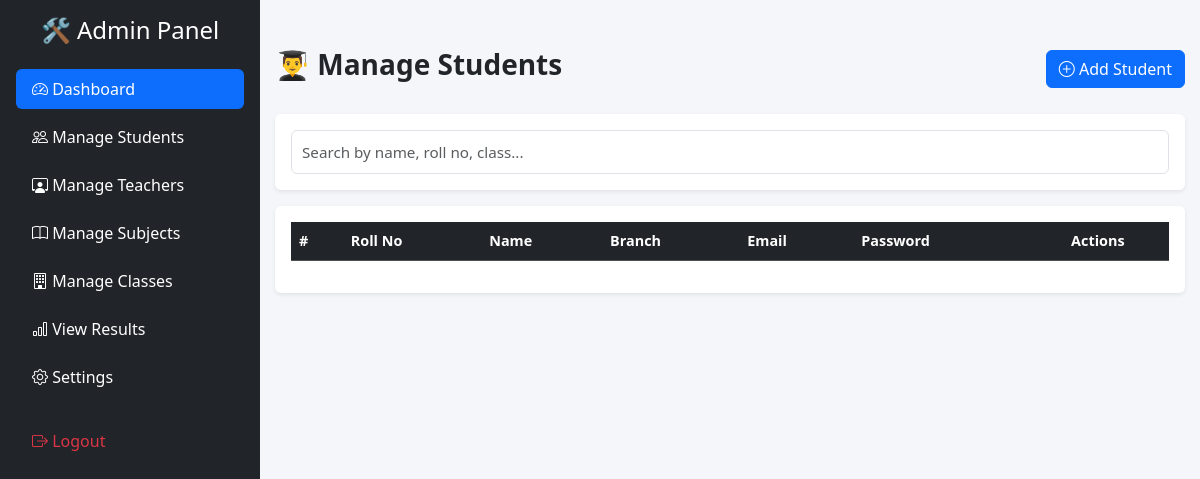
Before: /student_manage/ with the older database file.
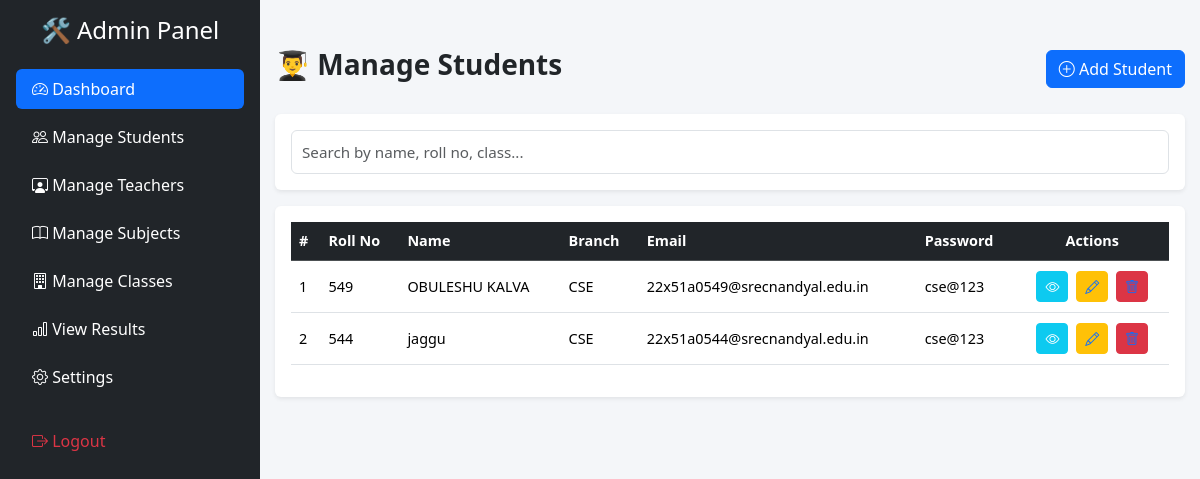
After: the same page with the newer database file.
### studentapp/models.py (models this page shows, shortened)
class Student(models.Model):
    image = models.ImageField(upload_to='students/', null=True, blank=True)  # ✅ ADD THIS
    name = models.CharField(max_length=100)
    password = models.CharField(max_length=100)
    rollno = models.CharField(max_length=20)
    course = models.CharField(max_length=100)
    branch = models.CharField(max_length=50)
    year = models.CharField(max_length=50)
    email = models.EmailField()
    phone = models.CharField(max_length=15, blank=True, null=True)
    dob= models.DateField(blank=True, null=True)
    gender = models.CharField(max_length=10, blank=True, null=True)
    address = models.TextField(blank=True, null=True)

### adminapp/views.py (the view)
# urls.py: path("student_manage/",student_manage,name="student_manage"),
def student_manage(request):
    return render(request, 'Admin/student_manage.html', {'students': Student.objects.all()})

### templates/Admin/student_manage.html (shortened to what this page needs)
{% extends 'Admin/base.html' %}
{% block content %}
<div class="container py-5">
  <div class="d-flex justify-content-between align-items-center mb-4">
    <h3 class="fw-bold">👨‍🎓 Manage Students</h3>
    <button class="btn btn-primary" data-bs-toggle="modal" data-bs-target="#addStudentModal">
      <i class="bi bi-plus-circle"></i> Add Student
    </button>
  </div>
  <div class="card shadow-sm border-0 mb-3">
    <div class="card-body">
      <input type="text" class="form-control" placeholder="Search by name, roll no, class...">
    </div>
  </div>
  <div class="card shadow-sm border-0">
    <div class="card-body table-responsive">
      <table class="table table-hover align-middle">
        <thead class="table-dark">
          <tr>
            <th>#</th>
            <th>Roll No</th>
            <th>Name</th>
            <th>Branch</th>
            <th>Email</th>
            <th>Password</th>
            <th class="text-center">Actions</th>
          </tr>
        </thead>
        <tbody>
          {% for student in students %}
          <tr>
            <td>{{forloop.counter}}</td>
            <td>{{student.rollno}}</td>
            <td>{{student.name}}</td>
            <td>{{student.branch}}</td>
            <td>{{student.email}}</td>
            <td>{{student.password}}</td>
            <td class="text-center">
              <button class="btn btn-sm btn-info text-white" ><i class="bi bi-eye"></i></button>
              <button class="btn btn-sm btn-warning text-white" ><a href="{% url 'edit_student' student.id %}"><i class="bi bi-pencil"></i></a></button>
              <button class="btn btn-sm btn-danger" ><a href="{% url 'delete_student' student.id %}"><i class="bi bi-trash"></i></a>   </button>
            </td>
          </tr>
          {% endfor %}
        </tbody>
      </table>
    </div>
  </div>
</div>
{% endblock %}

### templates/Admin/base.html (shortened to what this page needs)
<!DOCTYPE html>
<html lang="en">
<head>
<link href="https://cdn.jsdelivr.net/npm/bootstrap@5.3.2/dist/css/bootstrap.min.css" rel="stylesheet">
<link href="https://cdn.jsdelivr.net/npm/bootstrap-icons@1.11.1/font/bootstrap-icons.css" rel="stylesheet">
</head>
<body>
<div class="sidebar p-3" id="sidebar">
    <h4 class="text-center mb-4">🛠 Admin Panel</h4>
    <ul class="nav nav-pills flex-column gap-2">
        <li class="nav-item"><a class="nav-link active" href="{% url 'admin_dashboard' %}"><i class="bi bi-speedometer2"></i> Dashboard</a></li>
        <li class="nav-item"><a class="nav-link text-white" href="{% url 'student_manage' %}"><i class="bi bi-people"></i> Manage Students</a></li>
        <li class="nav-item"><a class="nav-link text-white" href="#"><i class="bi bi-person-workspace"></i> Manage Teachers</a></li>
        <li class="nav-item"><a class="nav-link text-white" href="#"><i class="bi bi-book"></i> Manage Subjects</a></li>
        <li class="nav-item"><a class="nav-link text-white" href="#"><i class="bi bi-building"></i> Manage Classes</a></li>
        <li class="nav-item"><a class="nav-link text-white" href="#"><i class="bi bi-bar-chart"></i> View Results</a></li>
        <li class="nav-item"><a class="nav-link text-white" href="#"><i class="bi bi-gear"></i> Settings</a></li>
        <li class="nav-item mt-3"><a class="nav-link text-danger" href="{% url 'logout' %}"><i class="bi bi-box-arrow-right"></i> Logout</a></li>
    </ul>
</div>
<div class="content">
{% block content %}
{% endblock %}
    </div>
</body>
</html>

### templates/Admin/base.html (style rules this page uses)
body { min-height: 100vh; overflow-x: hidden; background: #f4f6f9; }
.sidebar { width: 260px; min-height: 100vh; position: fixed; top: 0; left: -260px; background: #212529; color: white; transition: 0.3s ease; z-index: 1050; }
.content { transition: margin-left 0.3s ease; margin-left: 0; }
@media (min-width: 769px) { .sidebar { left: 0; } }
@media (min-width: 769px) { .content { margin-left: 260px; } }

### templates/Admin/student_manage.html (style rules this page uses)
.container { max-width: 100%; padding-left: 15px; padding-right: 15px; }
.card .form-control { font-size: 0.95rem; padding: 10px; }
.table-responsive { overflow-x: auto; }
.table th, .table td { white-space: nowrap; font-size: 0.9rem; }
.table td .btn { margin: 2px; }
.form-control { font-size: 0.9rem; padding: 10px; }

Changed rows visible on the page:
added Student: rollno "549", name "OBULESHU KALVA", branch "CSE", email "22x51a0549@srecnandyal.edu.in", password "cse@123"
added Student: rollno "544", name "jaggu", branch "CSE", email "22x51a0544@srecnandyal.edu.in", password "cse@123"
